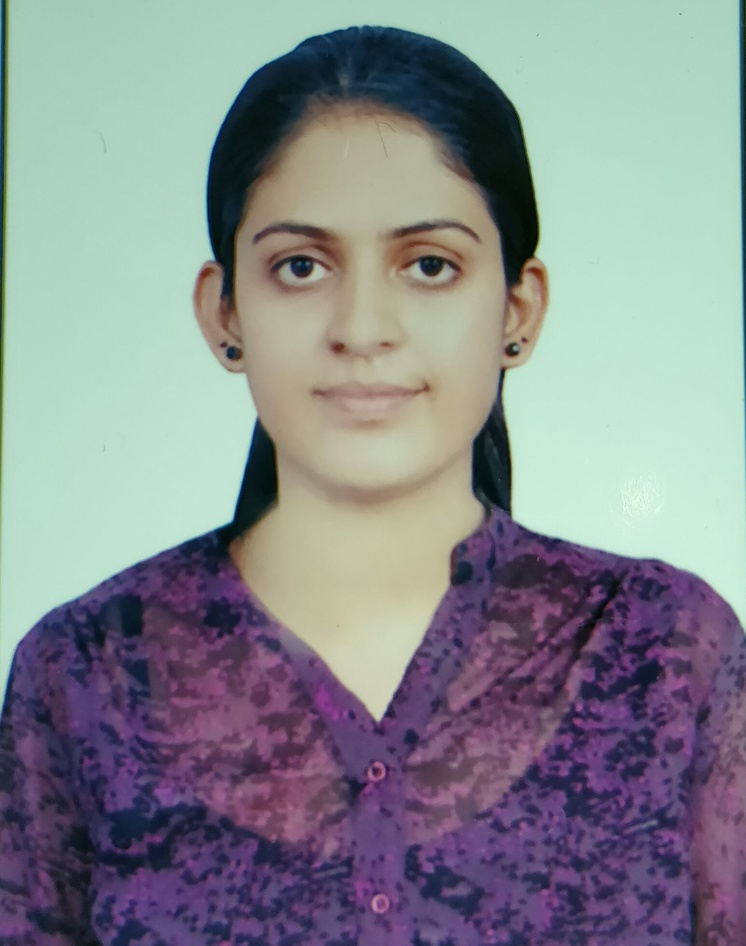
#> input picture image-regression/himani.jpg, 746 x 946 px, shrunk from 1545 x 1958 before the run, found by its file name
$ python harris.py
#> lines starting #> are read from the running program, lines starting #| are printed output that depends on the picture; after the words box and inside, x2 and y2 are one past the last pixel; in counts of white or black regions, pixels touching at a corner belong together
from scipy.ndimage import filters
from PIL import Image
from pylab import *
from numpy import *

def compute_harris_response(im, sigma=3):

   # compute the harris corner detector response fucntion for each pixeel in a gray level image

	#derivates
	imx = zeros(im.shape)
	filters.gaussian_filter(im, (sigma,sigma),(0,1),imx)

	imy = zeros(im.shape)
	filters.gaussian_filter(im, (sigma, sigma), (1,0), imy)


	# compute components of the harris matrix
	Wxx = filters.gaussian_filter(imx*imx, sigma)

	Wxy = filters.gaussian_filter(imx*imy, sigma)

	Wyy = filters.gaussian_filter(imy*imy, sigma)

	# determinant and trace

	Wdet = Wxx*Wyy - Wxy**2

	Wtr = Wxx + Wyy

	return Wdet/Wtr


def get_harris_points(harrisim, min_dist=10, threshold=0.1):

	#Return corners from a Harris response image min_dist is the mininum number of pixels separating corners and image boundary.


	#find top corner candidates above a threshold

	corner_threshold = harrisim.max() * threshold
	harrisim_t = (harrisim > corner_threshold) *1


	# get coordinates of the candidates

	coords = array(harrisim_t.nonzero()).T

	#...and their values

	candidate_values = [harrisim[c[0], c[1]] for c in coords]

	# sort candidates

	index = argsort(candidate_values)

 # store allowed points location in array
	allowed_locations = zeros(harrisim.shape)

	allowed_locations[min_dist:-min_dist, min_dist:-min_dist] = 1

	# select best points taking min_distance into account

	filtered_coords = []

	for i in index:
		if allowed_locations[coords[i,0], coords[i,1]] == 1:
			filtered_coords.append(coords[i])
			allowed_locations[(coords[i,0]- min_dist): (coords[i,0] + min_dist), (coords[i,1]- min_dist): (coords[i,1] + min_dist)] = 0

	return filtered_coords


def plot_harris_points(image, filtered_coords):
	figure()
	gray()

	imshow(image)

	plot([p[1] for p in filtered_coords], [p[0] for p in filtered_coords], '*')

	axis('off')
	show()


im = array(Image.open('himani.jpg').convert('L'))
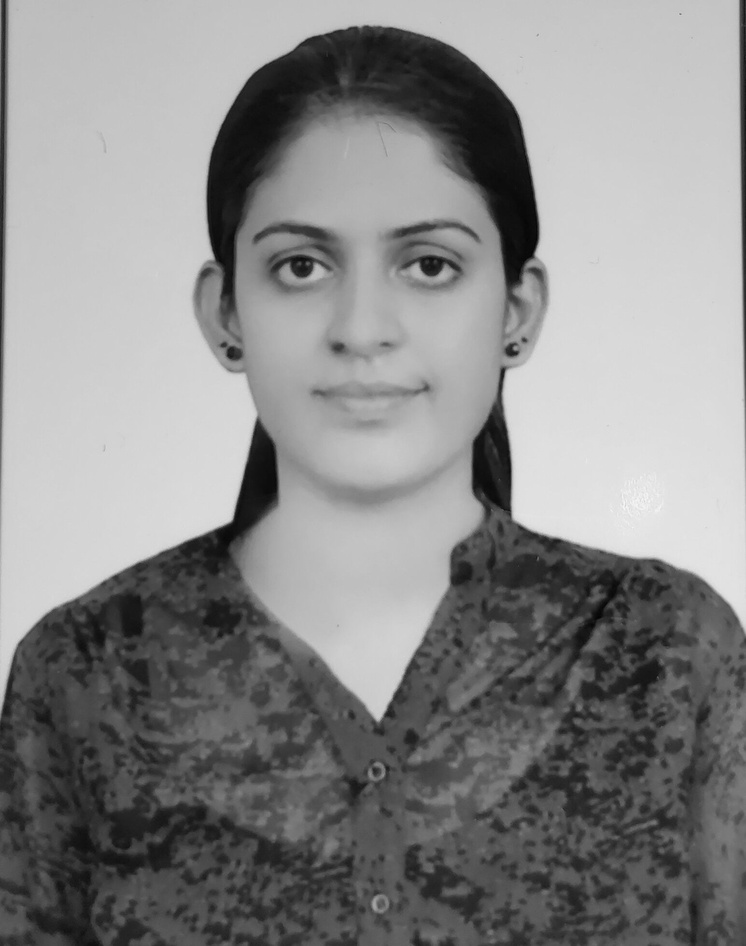
#> im: shape (946, 746); min 3, max 245, mean 136.3


harrisim = compute_harris_response(im)
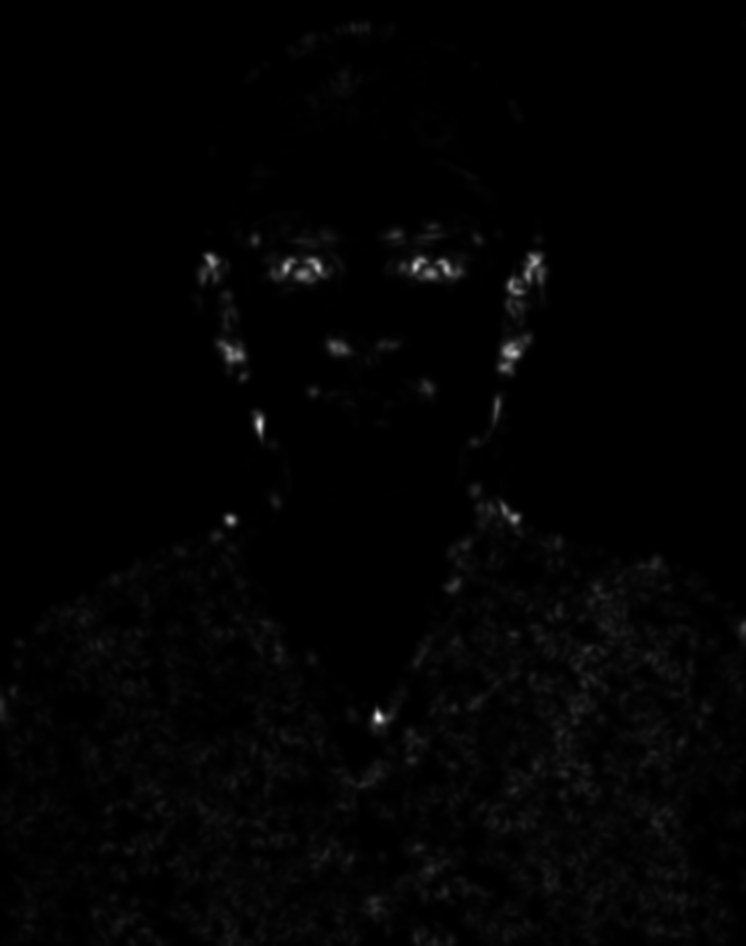
#> harrisim: shape (946, 746) float64; min 1.19e-05, max 30.9, mean 0.4; drawn with min black and max white

filtered_coords = get_harris_points(harrisim, 6)
#> in get_harris_points, `corner_threshold = harrisim.max() * threshold`: corner_threshold = 3.09
#> in get_harris_points, `harrisim_t = (harrisim > corner_threshold) *1`:
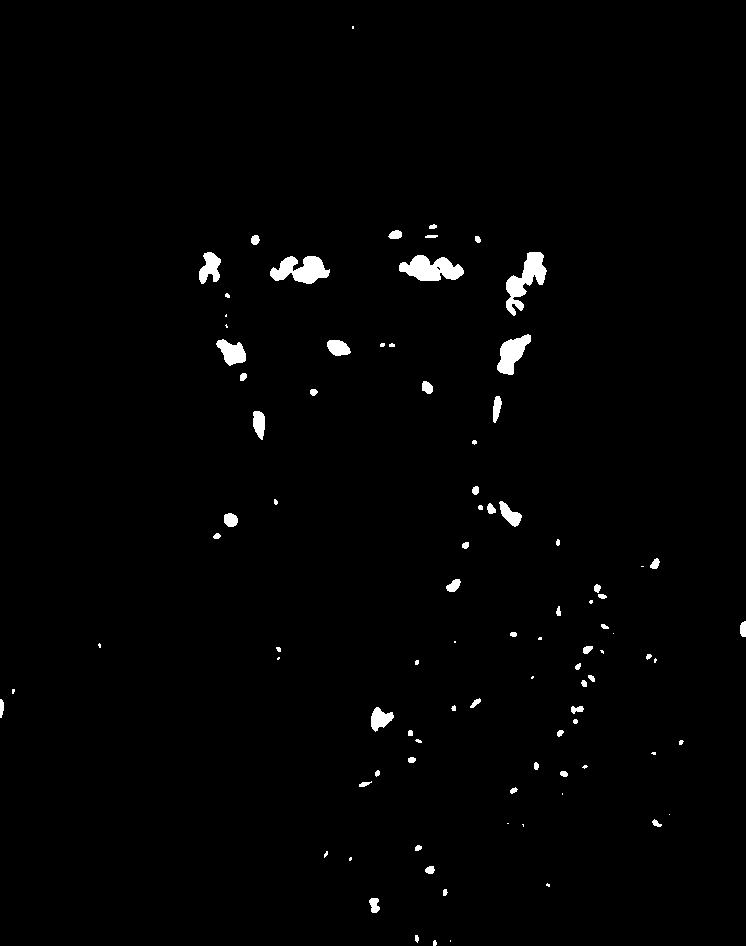
#> harrisim_t: shape (946, 746) int64; values 0 (black) and 1 (white), 1.3% white; 92 white regions (31 under 20 px), largest, box (x1, y1, x2, y2) and area: (506, 252, 547, 316) 1127, (399, 255, 464, 281) 1099, (270, 256, 330, 284) 1045
#> in get_harris_points, `coords = array(harrisim_t.nonzero()).T`: coords = 9020 pairs, first value 26 to 945, second value 0 to 745
#> in get_harris_points, `candidate_values = [harrisim[c[0], c[1]] for c in coords]`: candidate_values = 9020 values, max 30.9 at index 8074, min 3.09 at index 5800, mean 6.57
#> in get_harris_points, `index = argsort(candidate_values)`: index = 9020 values, max 9019 at index 1438, min 0 at index 140, mean 4509.5
#> the loop in get_harris_points, `for i in index:` made 9020 passes
#> i on passes 1 to 3: 5800, 8689, 6935
#> after the loop in get_harris_points, `for i in index:`:
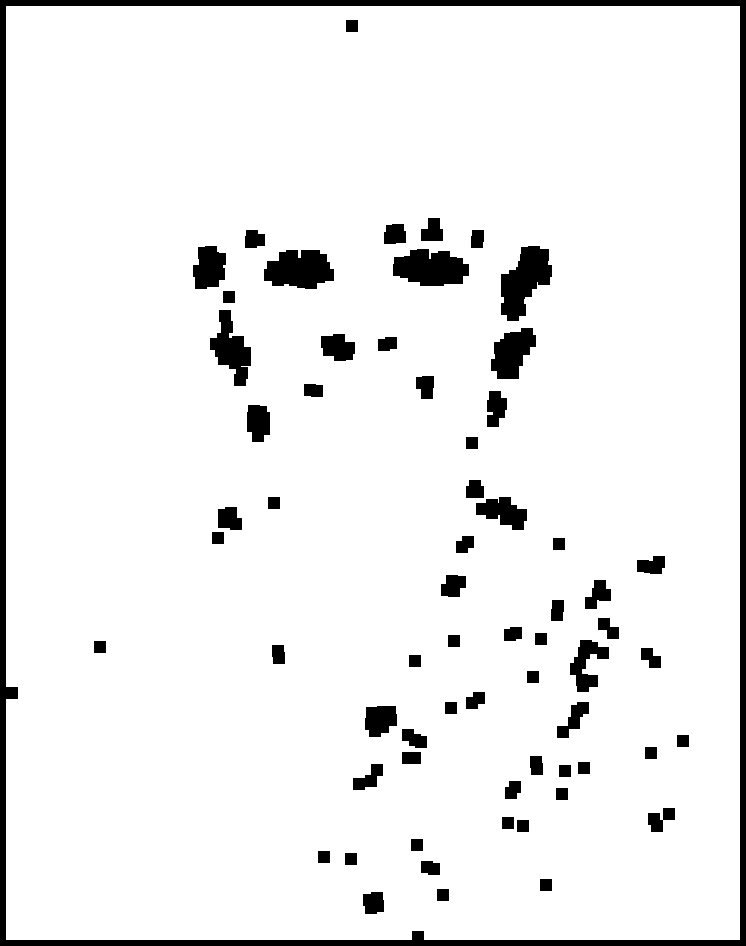
#> allowed_locations: shape (946, 746) float64; values 0 (black) and 1 (white), 93.1% white; 65 black regions, largest, box (x1, y1, x2, y2) and area: (0, 0, 746, 946) 20412, (501, 246, 552, 321) 2294, (393, 249, 469, 286) 2116
#> after the loop in get_harris_points, `for i in index:`: filtered_coords = 276 pairs, first value 26 to 937, second value 12 to 683

plot_harris_points(im, filtered_coords)
#> in plot_harris_points, `show()`:
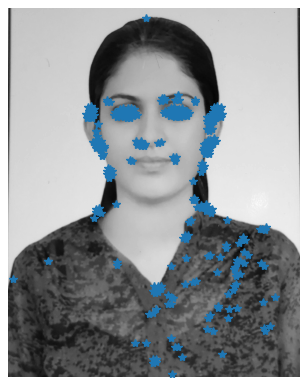
#> figure drawn by matplotlib, 1 panel

$ run again, with image-regression/keyboard.png saved as image-regression/himani.jpg
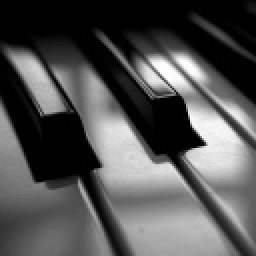
#> input picture image-regression/keyboard.png, 128 x 128 px, found by its file name (shown 2 times larger)
#> corner_threshold = 9.76
#> in get_harris_points, `harrisim_t = (harrisim > corner_threshold) *1`:
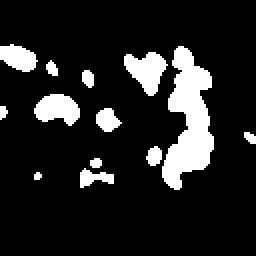
#> harrisim_t: shape (128, 128) int64 (shown 2 times larger); values 0 (black) and 1 (white), 13.4% white; 13 white regions (1 under 20 px), largest, box (x1, y1, x2, y2) and area: (81, 23, 107, 95) 1062, (62, 26, 84, 48) 283, (17, 47, 40, 63) 256
#> coords = 2202 pairs, first value 22 to 94, second value 0 to 127
#> candidate_values = 2202 values, max 97.63 at index 1607, min 9.77 at index 505, mean 20.95
#> index = 2202 values, max 2201 at index 297, min 0 at index 67, mean 1100.5
#> the loop in get_harris_points, `for i in index:` made 2202 passes
#> i on passes 1 to 3: 505, 1939, 423
#> after the loop in get_harris_points, `for i in index:`: filtered_coords = 52 pairs, first value 23 to 93, second value 8 to 106
#> in plot_harris_points, `show()`:
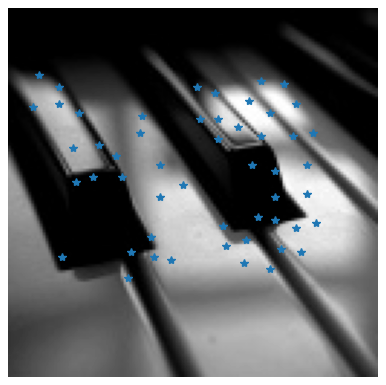
#> figure drawn by matplotlib, 1 panel
